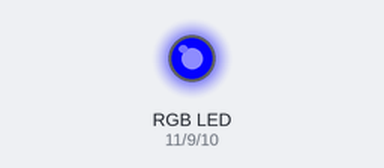
The sketch below on a simulated Arduino Uno, built with avr-gcc and run on an emulated ATmega328P. On the bench: an RGB LED mixed from three pins (HIGH = lit). Dim RGB values are drawn brighter than linear.

Above: at 0.05 s.
At 0.9 s:
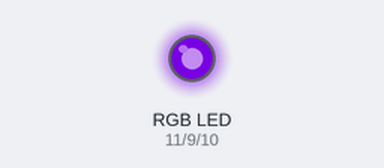
At 1.8 s:
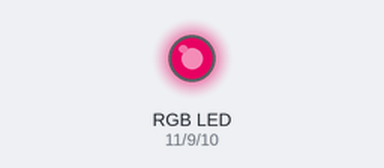
At 3.6 s:
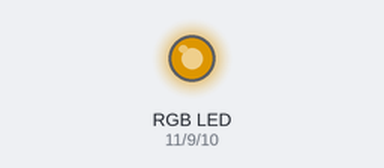
At 5.4 s:
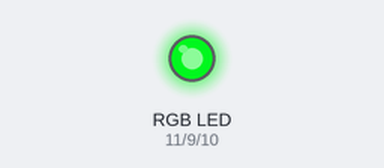
At 7.2 s:
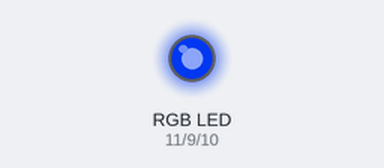
Timing chart, 0 to 10.0 s (numbered marks = the images above):
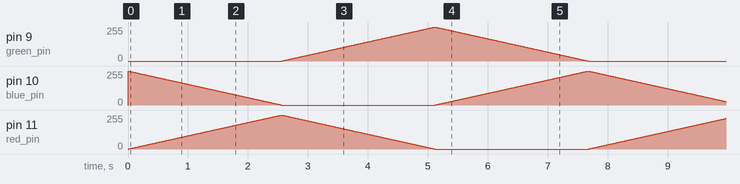

The sketch:

sketch_aug06f.ino
```cpp
int red_pin = 11;
int blue_pin = 10;
int green_pin = 9;

int r, g, b;

void setup() {
    Serial.begin(9600);
    pinMode(red_pin, OUTPUT);       //　赤の出力ピンをOUTPUTに設定
    pinMode(green_pin, OUTPUT);     //　緑の出力ピンをOUTPUTに設定
    pinMode(blue_pin, OUTPUT);      //　青の出力ピンをOUTPUTに設定

    r = 0;
    g = 0;
    b = 0;
}

void loop() {
    // LED：青⇒紫⇒赤
    for(r = 0, b = 255; r < 255; b--, r++){
      light_led();
    }
    // LED：赤⇒黄⇒緑
    for(g = 0, r = 255; g < 255; r--, g++){
      light_led();
    }
    // LED：緑⇒青
    for(b = 0, g = 255; b < 255; g--, b++){
      light_led();
    }
}

void light_led(){
    analogWrite(red_pin, r);
    analogWrite(green_pin, g);
    analogWrite(blue_pin, b);
    delay(10);
}
```
